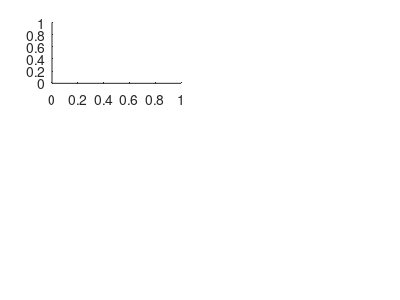

Here is the MATLAB script that generated this plot: (Note: this script raises an error after producing the figure.)
%Trying a different way to make figure 3

%% Organize Data

%[timestamps,numberoftrials] = convert2timestamps(data); 
%Seperate function in 'Programs for SU' Folder
%used to organize data into a nicely organized structure

%% Generate Raster Information for A1

window.pre = 200; %Amount of time in msecs before the stimulus we plot
window.stim = 1000; %Length of stimulus (should be 1 second)
window.post = 200; %Amount of time in msecs after the stimulus we plot

rasters = {}; %Allocate variable so it is faster

rasters_figure = figure(1);
subplot(10,2,[1,3,5])
set(gcf, 'PaperPositionMode', 'manual');
set(gcf, 'PaperUnits', 'inches');
set(gcf, 'PaperPosition', [.25 2.5 4 3])
hold on
rectangle('Position',[-200,0,1400,numberoftrials],'FaceColor',[1 1 1]); %White rectangle to delineate blank
%text(1050,numberoftrials-4,'Blank')
rectangle('Position',[-200,numberoftrials,1400,numberoftrials],'FaceColor',[1 1 200/255]); %Light Yellow
%text(1050,3*numberoftrials-4,'Visual')
preparerasters((2*numberoftrials), window);
set(gca,'YTick',[])
set(gca,'XTick',[])

% Raster for V1
for i = 1:length(timestamps.vis)
    rasters.vis{i} = timestamps.spikes(timestamps.spikes > (timestamps.vis(i)-window.pre)...
        & timestamps.spikes < (timestamps.vis(i)+window.stim+window.post)) - timestamps.vis(i);
    for j = 1:length(rasters.vis{i})
        line([rasters.vis{i}(j) rasters.vis{i}(j)], [(numberoftrials)+i-1 (numberoftrials)+i]);
    end
end
for i = 1:length(timestamps.blank)
    rasters.blank{i} = timestamps.spikes(timestamps.spikes > (timestamps.blank(i)-window.pre)...
        & timestamps.spikes < (timestamps.blank(i)+window.stim+window.post)) - timestamps.blank(i);
    for j = 1:length(rasters.blank{i})
        line([rasters.blank{i}(j) rasters.blank{i}(j)], [i-1 i]);
    end
end

%% Generate PSTH

% Use the same pre, stim, and post window as rasters

window.window = 25; %length (in msecs) of bin (can play around)
window.step = 2; %time difference between centers of windows

% Creates a psth structure for spikes during window of interest. Very similar
% to rasters structure but have to include window.window to prevent cutting
% off edges. Not in seperate bins yet, just when spikes occured during
% window.

psth = {}; %Allocate variable so it is faster

for i = 1:length(timestamps.vis) %Visual trials
    psth.vis{i} = timestamps.spikes(timestamps.spikes > (timestamps.vis(i)-window.pre-(window.window/2))...
        & timestamps.spikes < (timestamps.vis(i)+window.stim+window.post-(window.window/2)))...
        - timestamps.vis(i);
end

for i = 1:length(timestamps.aud) %Auditory trials
    psth.aud{i} = timestamps.spikes(timestamps.spikes > (timestamps.aud(i)-window.pre-(window.window/2))...
        & timestamps.spikes < (timestamps.aud(i)+window.stim+window.post-(window.window/2)))...
        - timestamps.aud(i);
end

for i = 1:length(timestamps.both) %Both trials
    psth.both{i} = timestamps.spikes(timestamps.spikes > (timestamps.both(i)-window.pre-(window.window/2))...
        & timestamps.spikes < (timestamps.both(i)+window.stim+window.post-(window.window/2)))...
        - timestamps.both(i);
end

for i = 1:length(timestamps.blank) %Blank trials
    psth.blank{i} = timestamps.spikes(timestamps.spikes > (timestamps.blank(i)-window.pre-(window.window/2))...
        & timestamps.spikes < (timestamps.blank(i)+window.stim+window.post-(window.window/2)))...
        - timestamps.blank(i);
end

% Make structure spike_count with number of spikes within each bin
centers = -window.pre:window.step:(window.stim+window.post); %centers of bins

for i = 1:length(centers)
    spike_count.vis(i) = 0; %Create new struct of spikes within each bin
    spike_count.aud(i) = 0;
    spike_count.both(i) = 0;
    spike_count.blank(i) = 0;
    for j = 1:length(psth.vis) %Visual trials
        spike_count.vis(i) = spike_count.vis(i) + length(find(psth.vis{j} > (centers(i)-(window.window/2))...
            & psth.vis{j} < (centers(i)+(window.window/2))));
    end

    for j = 1:length(psth.aud) %Auditory trials
        spike_count.aud(i) = spike_count.aud(i) + length(find(psth.aud{j} > (centers(i)-(window.window/2))...
            & psth.aud{j} < (centers(i)+(window.window/2))));
    end

    for j = 1:length(psth.both) %Both trials
        spike_count.both(i) = spike_count.both(i) + length(find(psth.both{j} > (centers(i)-(window.window/2))...
            & psth.both{j} < (centers(i)+(window.window/2))));
    end

    for j = 1:length(psth.blank) %Blank trials
        spike_count.blank(i) = spike_count.blank(i) + length(find(psth.blank{j} > (centers(i)-(window.window/2))...
            & psth.blank{j} < (centers(i)+(window.window/2))));
    end
end

%Plot PSTH
%psth_figure = figure(2);
subplot(10,2,[7,9])
hold on

gvis = max(spike_count.vis);
xlim([-window.pre (window.stim+window.post)])
ylim([0 gvis+4])

%rectangle('Position',[-200,2*greatest,1400,greatest],'FaceColor',[1 1 200/255]); %Light Yellow
%text(1050,3*greatest-4,'Visual')

rectangle('Position',[-200,0,1400,gvis+4],'FaceColor',[1 1 200/255]); %Light Yellow
%text(1050,2*greatest-4,'Auditory')

%rectangle('Position',[-200,0,1400,greatest],'FaceColor',[1 200/255 200/255]); %Light Pink
%text(1050,greatest-4,'Vis + Aud')

%plot(centers,2*greatest+spike_count.vis,'Color',[0 0 0],'LineWidth',1);
%plot(centers,2*greatest+spike_count.blank,'b--','LineWidth',1);

plot(centers,spike_count.vis,'Color',[0 0 0],'LineWidth',1);
plot(centers,spike_count.blank,'b--','LineWidth',1);

%plot(centers,spike_count.both,'Color',[0 0 0],'LineWidth',1)
%plot(centers,spike_count.blank,'b--','LineWidth',1);

stimulus_start = line([0 0],[0 gvis+4]); %Creates a line indicating when stimulus started
set(stimulus_start,'Color','k','LineStyle','-','LineWidth',1)
stimulus_end = line([window.stim window.stim],[0 gvis+4]); %Creates a line indicating when stimulus ended
set(stimulus_end,'Color','k','LineStyle','--','LineWidth',1)

set(gca,'XTick',[0 500 1000])

%set(gca,'YTick',[10, 20, 33, 43, 56, 66])
%set(gca,'YTickLabel',[10, 20])
%xlabel('Time (msecs)','FontSize',12,'FontName','Arial')

%% Save Figure

%saveas(rasters_figure, '122009 - pen2ch1a - V1 Vis New','pdf')